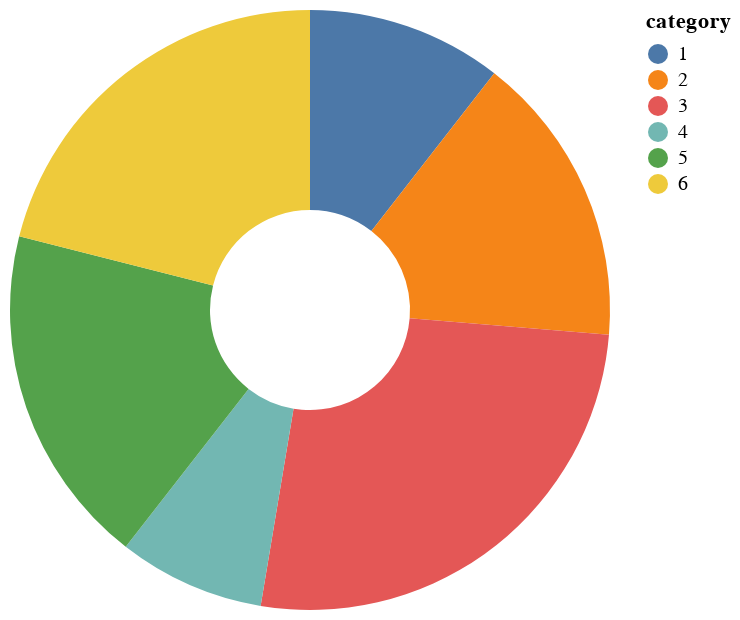

The specification (Vega-Lite) saved for this image:
### Vega-Lite specification from a JSON file in a GitHub repository (floating-point values rounded to 4 significant figures)
{"$schema": "https://vega.github.io/schema/vega-lite/v5.json", "description": "A simple donut chart with embedded data.", "data": {"values": [{"category": 1, "value": 4}, {"category": 2, "value": 6}, {"category": 3, "value": 10}, {"category": 4, "value": 3}, {"category": 5, "value": 7}, {"category": 6, "value": 8}]}, "mark": {"type": "arc", "innerRadius": 50}, "encoding": {"theta": {"field": "value", "type": "quantitative"}, "color": {"field": "category", "type": "nominal"}}}
